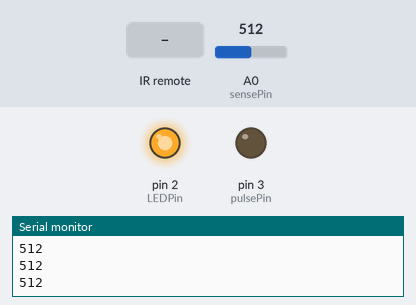
Recording of a sketch running on a simulated Arduino Uno, built with avr-gcc and run on an emulated ATmega328P. On the bench: output pins drawn as LEDs (lit = HIGH), the last lines printed to the serial monitor. Dashed ring = blinking. Inputs (shaded band) come from the test bench; at power-on: A0 (sensePin) = 512. Pins used as bus, display or sensor lines are not drawn.

Above: at 1.2 s.
1.3 s: infrared code 0xFFC23D received
At 1.9 s:
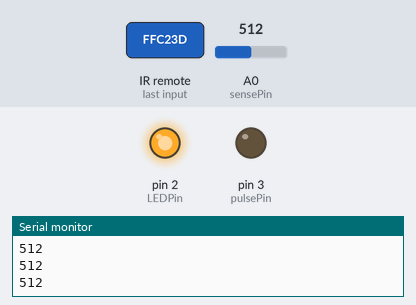
2.9 s: infrared code 0xFF02FD received
At 3.18 s:
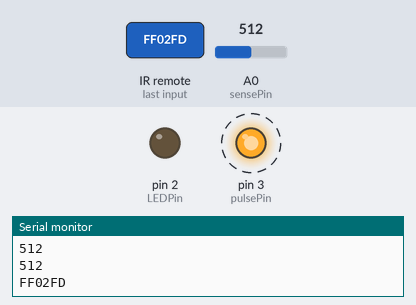
4.5 s: A0 (sensePin) set to 365
6.0 s: A0 (sensePin) set to 338
At 6.6 s:
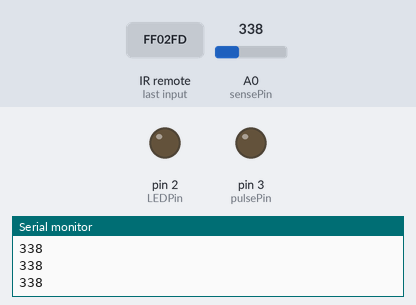
7.5 s: A0 (sensePin) set to 360
At 7.8 s:
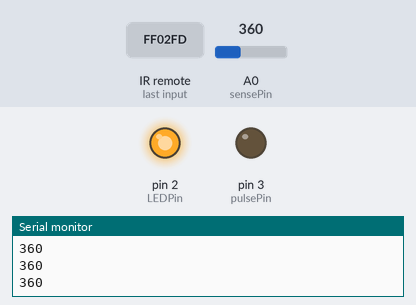
9.0 s: infrared code 0xFF22DD received
At 9.28 s:
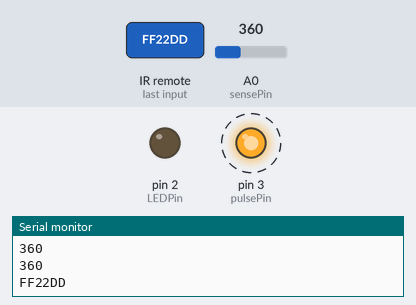
Timing chart, 0 to 12.0 s (numbered marks = the images above; inputs shaded):
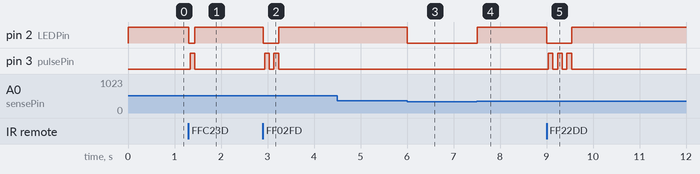

Measured:
- the behaviour switches between 350 and 349 on A0 (sensePin) (found by bisection; images 2 and 3)
- after the input at 1.3 s, pin 2 (LEDPin): HIGH → LOW at once, → HIGH 0.13 s later; pin 3 (pulsePin): LOW → HIGH at once, → LOW 0.10 s later
- after the input at 2.9 s, pin 2 (LEDPin): HIGH → LOW at once, → HIGH 0.33 s later; pin 3 (pulsePin): alternates HIGH for 0.10 s and LOW for 0.10 s, 4 changes in all, then stays LOW, starting at once
- after the input at 6.0 s, pin 2 (LEDPin): HIGH → LOW at once
- after the input at 7.5 s, pin 2 (LEDPin): LOW → HIGH at once
- after the input at 9.0 s, pin 2 (LEDPin): HIGH → LOW at once, → HIGH 0.53 s later; pin 3 (pulsePin): alternates HIGH for 0.10 s and LOW for 0.10 s, 6 changes in all, then stays LOW, starting at once

The sketch:

iPhone_Remote_V2.ino
```cpp
#include <SPI.h>
#include <IRremote.h>

const int RECV_PIN = 8;

IRrecv irrecv(RECV_PIN);

decode_results results;

const byte csPin           = 10;       // MCP42100 chip select pin
const int  maxPositions    = 256;     // wiper can move from 0 to 255 = 256 positions
const long rAB             = 100000;  // 100k pot resistance between terminals A and B
const byte rWiper          = 125;     // 125 ohms pot wiper resistance
const byte pot0            = 0x11;    // pot0 addr
const byte pot1            = 0x12;    // pot1 addr
const byte potBoth         = 0x13;    // pot0 and pot1 simultaneous addr
const byte pot0Shutdown    = 0x21;    // pot0 shutdown
const byte pot1Shutdown    = 0x22;    // pot1 shutdown
const byte potBothShutdown = 0x23;    // pot0 and pot1 simultaneous shutdown

const int sensePin = A0;
const int LEDPin = 2;
const int pulsePin = 3;

int volume = 15;
// the setup routine runs once when you press reset:
void setup() {
  pinMode(sensePin, INPUT);
  pinMode(LEDPin, OUTPUT);
  pinMode(pulsePin, OUTPUT);
   digitalWrite(csPin, HIGH);        // chip select default to de-selected
  pinMode(csPin, OUTPUT);           // configure chip select as output
  SPI.begin();
  // initialize serial communication at 9600 bits per second:
  Serial.begin(9600);
  irrecv.enableIRIn(); // Start the receiver
}

// the loop routine runs over and over again forever:
void loop() {
  // read the input on analog pin 0:
  int sensorValue = analogRead(sensePin);
  Serial.println(sensorValue);

if (irrecv.decode(&results)) {
    Serial.println(results.value, HEX);
    digitalWrite(LEDPin, LOW);
    delay(30);

    switch(results.value){
      case 0xFFC23D:
      playPause();
      break;

      case 0xFF02FD:
      nextTrack();
      break;

      case 0xFF22DD:
      prevTrack();
      break;

      case 0xFFE01F:
      volDown();
      break;

      case 0xFFA857:
      volUp();
      break;

      case 0xFF906F:
      mute();
      break;

      case 0xFF629D:
      voiceCmd();
      break;

      default:
      break;

    }

    irrecv.resume(); // Receive the next value
}
if(sensorValue >= 350){
  digitalWrite(LEDPin, HIGH);
}
else{
   digitalWrite(LEDPin, LOW);
}


}

void setPotWiper(int addr, int pos) {

  pos = constrain(pos, 0, 255);            // limit wiper setting to range of 0 to 255

  digitalWrite(csPin, LOW);                // select chip
  SPI.transfer(addr);                      // configure target pot with wiper position
  SPI.transfer(pos);
  digitalWrite(csPin, HIGH);               // de-select chip
}
void playPause(){
 digitalWrite(pulsePin, HIGH);
 delay(100);
 digitalWrite(pulsePin, LOW);
}

void nextTrack(){
  digitalWrite(pulsePin, HIGH);
 delay(100);
 digitalWrite(pulsePin, LOW);
 delay(100);
 digitalWrite(pulsePin, HIGH);
 delay(100);
 digitalWrite(pulsePin, LOW);
}

void prevTrack(){
   digitalWrite(pulsePin, HIGH);
 delay(100);
 digitalWrite(pulsePin, LOW);
 delay(100);
 digitalWrite(pulsePin, HIGH);
 delay(100);
 digitalWrite(pulsePin, LOW);
 delay(100);
 digitalWrite(pulsePin, HIGH);
 delay(100);
 digitalWrite(pulsePin, LOW);
}
void volUp(){
int volumeScaled = map(volume, 0, 30, 0, 255);

  volume++;
  if(volume >= 30){
    volume = 30;
  }
  setPotWiper(potBoth, volumeScaled);
}
void volDown(){
int volumeScaled = map(volume, 0, 30, 0, 255);


  volume--;
  if(volume <= 0){
    volume = 0;
    setPotWiper(potBothShutdown, 0);
  }
   setPotWiper(potBoth, volumeScaled);
  }

  void mute(){
    setPotWiper(potBothShutdown, 0);
  }

  void voiceCmd(){
    digitalWrite(pulsePin, HIGH);
 delay(1200);
 digitalWrite(pulsePin, LOW);
  }
```
